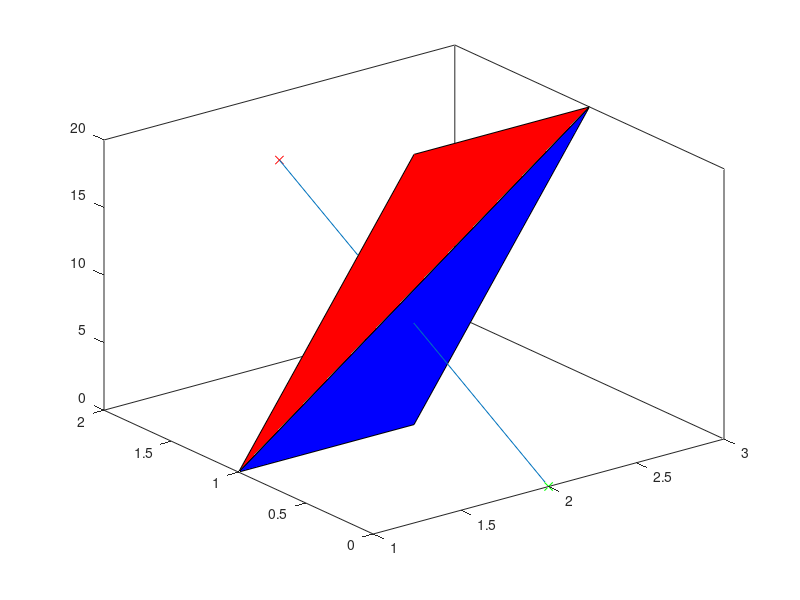

MATLAB code to generate this figure: (Note: this script raises an error after producing the figure.)
clear all; close all; clc

verts = [1 1 0; 2 1 0;  3 1 20; 2 1 20]; % a line that translates its length in x over the course of 20 seconds
start = [2 0 0];
finish = [2 2 15];
fill3(verts(1:3,1),verts(1:3,2),verts(1:3,3),'b');
hold on;
fill3(verts([1,3,4],1),verts([1,3,4],2),verts([1,3,4],3),'r');
box on; hold on;
plot3(start(1),start(2),start(3),'gx');
plot3(finish(1),finish(2),finish(3),'rx');
plot3([start(1) finish(1)],[start(2) finish(2)],[start(3) finish(3)])
% finish = start + dir
% thus dir = finish-start
[intersect, t, u, v, xcoor] = TriangleRayIntersection (start, finish-start, verts(1,:),verts(2,:),verts(3,:),'lineType','segment')
[intersect2, t2, u2, v2, xcoor2] = TriangleRayIntersection (start, finish-start, verts(1,:),verts(3,:),verts(4,:),'lineType','segment')
plot3(xcoor(1),xcoor(2),xcoor(3),'cx')


%% this code is required to vectorize the edge, triangle intersection checking
all_pts = [verts; start; finish];
all_surfels = [verts(1,:),verts(2,:),verts(3,:);verts(1,:),verts(3,:),verts(4,:)]

num_pts = size(all_pts,1); % number of rows
all_pts_idx = 1:1:num_pts; % array of all possible pt idx
all_pt_combos = nchoosek(all_pts_idx,2); % each row of this matrix is a combination of 2 point idxs

all_ray_starts = all_pts(all_pt_combos(:,1),:); % take all cols of all_pts at the row provided by the first col of all combos
all_ray_ends = all_pts(all_pt_combos(:,2),:); % take all cols of all_pts at the row provided by the second col of all combos
all_ray_dirs = all_ray_ends - all_ray_starts; % TriangleRayIntersection takes a ray direction which is end minus beginning

num_surfels = size(all_surfels,2);
num_rays = size(all_ray_starts,2);
all_ray_idx = 1:1:num_rays;
all_surfel_idx = 1:1:num_surfels;
all_surfel_ray_combos =combinations(all_ray_idx,all_surfel_idx);

all_ray_starts_repeated = all_ray_starts(all_surfel_ray_combos(:,1),:);
all_ray_dirs_repeated = all_ray_dirs(all_surfel_ray_combos(:,1),:);
all_surfels_repeated = all_surfels(all_surfel_ray_combos(:,2),:);

[intersects, ts, us, vs, xcoors] = TriangleRayIntersection (all_ray_starts_repeated, all_ray_dirs_repeated, all_surfels_repeated(:,1:3),all_surfels_repeated(:,4:6),all_surfels_repeated(:,7:9),'lineType','segment');



% https://www.mathworks.com/matlabcentral/fileexchange/33073-triangle-ray-intersection
% https://en.wikipedia.org/wiki/Intersection_of_a_polyhedron_with_a_line
% https://www.mathworks.com/help/matlab/visualize/multifaceted-patches.html
% at each time t, calculate P
% ir for all points on all bodies that are candidates for collision
% select one point P
% jr on body j and test if it is inside body i
% cast an infinite ray in any direction from P
% jr and compute intersections with all facets on body i
% if there are an even number of intersections, P
% jr is not inside body i
% if there are an odd number of intersections, P
% jr is inside body i
% works for concavities, holes and self-crossing and is independent of CW versus CCW boundary
% ray-facet intersection is similar to edge-facet intersection described below
% point in polygon does not always work for thin bodies (may need edge intersection)
%
